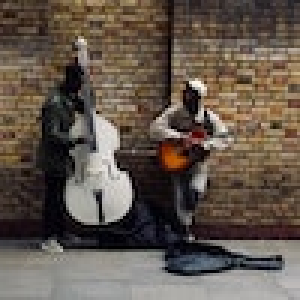
#> input picture examples/img/bass.jpg, 100 x 100 px (shown 3 times larger)
$ jupyter execute --allow-errors DEAP-GIP.ipynb   (shell and % lines are left out)
#> lines starting #> are read from the running program, lines starting #| are printed output that depends on the picture
### deap/convolve.py
import numpy as np

from deap.helpers import getOutputShape
from deap.mappers import PhotonicConvolverMapper
from deap.mappers import ModulatorArrayMapper
from deap.mappers import PWBArrayMapper


# [48 lines left out: function convDEAP, not called in this run]


def convDEAP_GIP(image, kernel, stride, convolverShape=None):
    """
    Image is a 3D matrix with index values row, col, depth, index
    Kernel is a 4D matrix with index values row, col, depth, index.
        The depth of the kernel must be equal to the depth of the input.
    """
    assert image.shape[2] == kernel.shape[2]
    assert kernel.shape[2] == 1 and kernel.shape[3] == 1
    if convolverShape is None:
        convolverShape = image.shape

    # Define convolutional parameters
    Hm, Wm = convolverShape[0], convolverShape[1]
    H, W = image.shape[0], image.shape[1]
    R = kernel.shape[0]

    # Allocate memory for storing result of convolution
    outputShape = getOutputShape(image.shape, kernel.shape, stride=stride)
    output = np.zeros(outputShape)

    # Load weights
    pc = PhotonicConvolverMapper.build(
            imageShape=convolverShape,
            kernel=kernel[:, :, 0, 0], power=255)

    input_buffer = np.zeros(convolverShape)
    for h in range(0, H - R + 1, Hm - R + 1):
        for w in range(0, W - R + 1, Wm - R + 1):
            inputs = image[h:min(h + Hm, H), w:min(w + Wm, W), 0]
            # Load inputs into a buffer if convolution shape doesn't tile
            # nicely.
            input_buffer[:inputs.shape[0], :inputs.shape[1]] = inputs
            input_buffer[inputs.shape[0]:, inputs.shape[1]:] = 0

            # Update the inputs to the system.
            ModulatorArrayMapper.updateInputs(
                pc.modulatorArray,
                input_buffer,
                normval=255)

            # Perform the convolution and store to memory
            result = pc.step()[:min(h + Hm, H) - h - R + 1,
                               :min(w + Wm, W) - w - R + 1]
            output[h:min(h + Hm, H) - R + 1,
                   w:min(w + Hm, W) - R + 1,
                   0] = result

    return output

### examples/DEAP-GIP.ipynb
[cell 1]
import numpy as np
import matplotlib.pyplot as plt

import sys
sys.path.append('..')
from deap.convolve import convDEAP_GIP
from scipy.signal import convolve2d

[cell 2]
image = plt.imread("./img/bass.jpg")
#> image is the input picture: shape (100, 100, 3); mean R, G, B 98.7, 87.1, 77
greyscale = np.mean(image, axis=2)
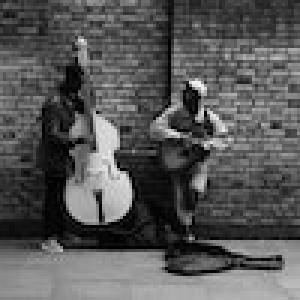
#> greyscale: shape (100, 100) float64 (shown 3 times larger); min 0, max 247.7, mean 87.6

# Define kernel
gaussian_kernel = np.zeros((3, 3, 1, 1))
gaussian_kernel[:, :, 0, 0] = \
        np.array([
            [1, 2, 1],
            [2, 4, 2],
            [1, 2, 1]]) * 1/16


# Perform convolution
paddedInputs = np.pad(greyscale, (2, 2), 'constant')
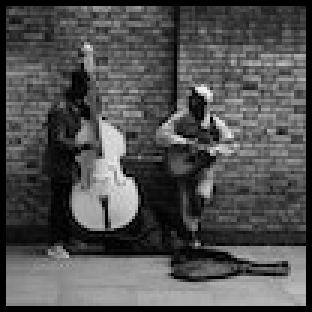
#> paddedInputs: shape (104, 104) float64 (shown 3 times larger); min 0, max 247.7, mean 81
paddedInputs = np.expand_dims(paddedInputs, 2)
#> (the rest of this cell did not finish here and is left out)


[cell 3]
plt.figure()
plt.imshow(greyscale, cmap='gray')

[cell 4]
plt.figure()
#> (the rest of this cell did not finish here and is left out)

[cell 5]
conv_scipy = convolve2d(greyscale, gaussian_kernel[:, :, 0, 0])
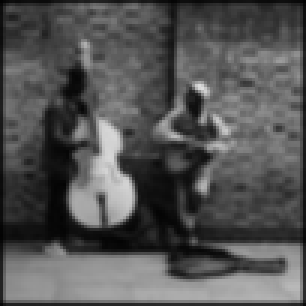
#> conv_scipy: shape (102, 102) float64 (shown 3 times larger); min 2.23, max 220.9, mean 84.2
plt.figure()
plt.imshow(conv_scipy, cmap='gray')

#> (a cell that did not finish here is left out)
